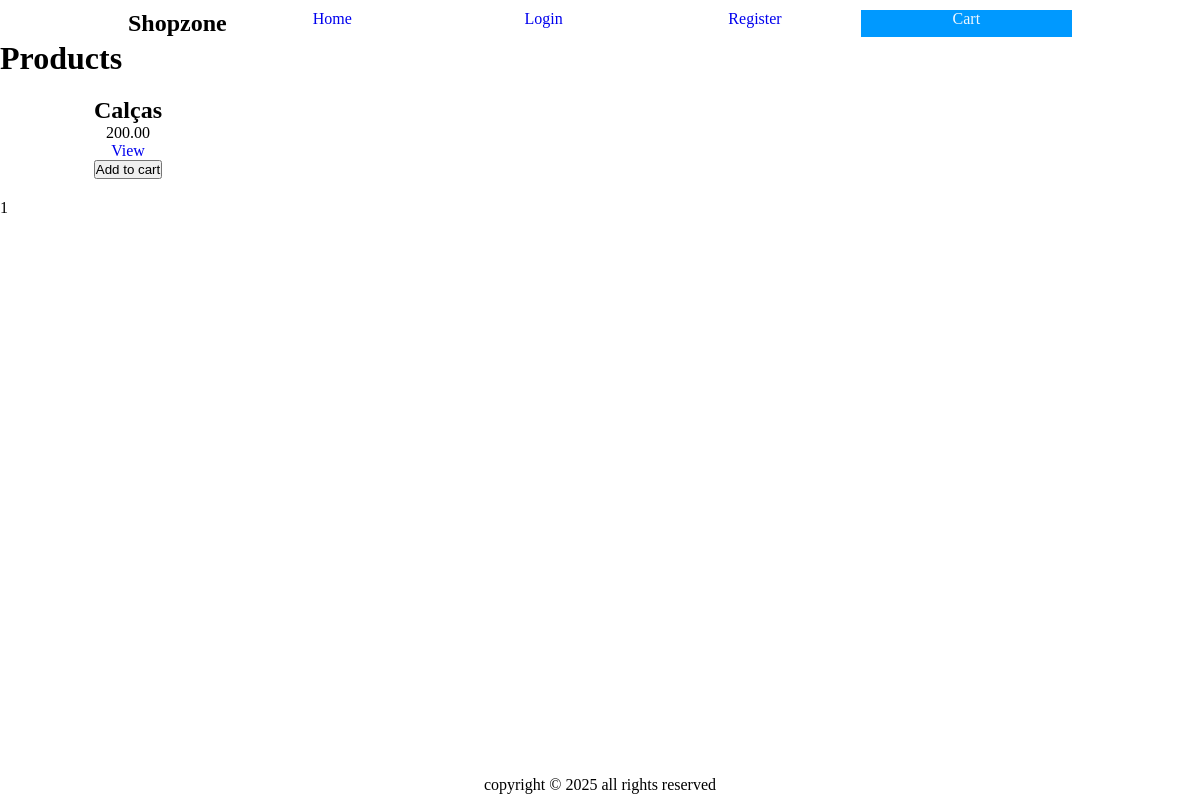
Before: / with the older database file.
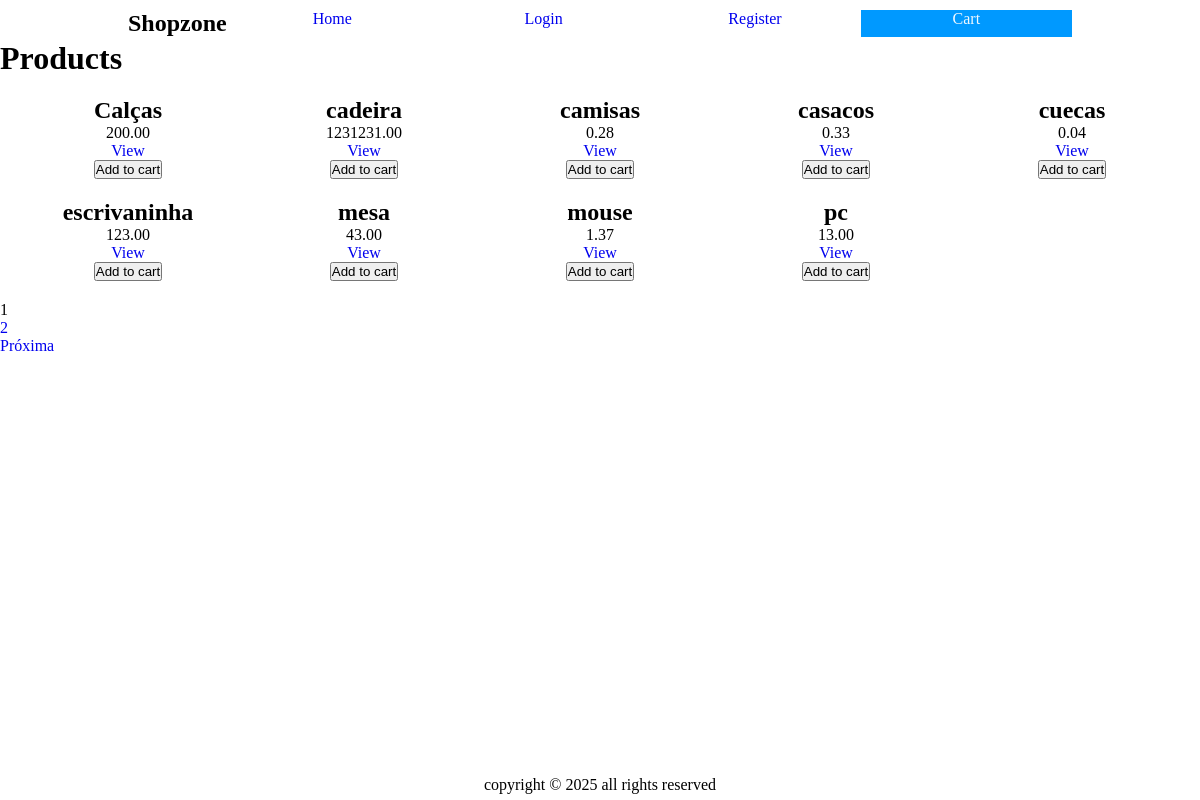
After: the same page with the newer database file.
### product/models.py (models this page shows, shortened)
class Product(models.Model):
    name = models.CharField(max_length=63)
    description = models.CharField(max_length=255)
    price = models.DecimalField(max_digits=10, decimal_places=2)
    stock = models.IntegerField(blank=False)

### store/views.py (the view)
# urls.py: path('', views.index, name='index'),
def  index(request):
    products_list = Product.objects.all().order_by('name')
    paginator = Paginator(products_list, 9)
    page_number = request.GET.get('page')
    products = paginator.get_page(page_number)
    return render(request, 'store/index.html', {'products':products})

### store/templates/store/index.html (shortened to what this page needs)
{% extends "base.html" %}
{% load static %}
{% block extra_css %}
  <link rel="stylesheet" href="{% static 'css/index.css' %}">
{% endblock %}
{% block content %}
    <h1>Products</h1>
    {% if products %}
        <div class="product-grid">
            {% for product in products %}
            <div class="product-card">
                <h2>{{ product.name }}</h2>
                <p>{{ product.price }}</p>
                <a href="{% url 'product_detail' product.id %}"> View </a>
                <form action="{% url 'add_to_cart' product.id %}" method="post">
                    <button type="submit"> Add to cart </button>
                </form>
            </div>
            {% endfor %}
        </div>
         <div class="pagination">
            {% for num in products.paginator.page_range %}
            {% if products.number == num %}
                <span class="active">{{ num }}</span>
            {% else %}
                <a href="?page={{ num }}">{{ num }}</a>
            {% endif %}
            {% endfor %}
            {% if products.has_next %}
            <a href="?page={{ products.next_page_number }}">Próxima</a>
            {% endif %}
        </div>
    {% else %}
        <p>Nenhum produto encontrado </p>
    {% endif %}
{% endblock %}

### templates/base.html (shortened to what this page needs)
{% load static %}
<!DOCTYPE html>
<html lang="en">
<head>
    <link rel="stylesheet" href="{% static 'css/base.css' %}">
    {% block extra_css %}{% endblock %}
</head>
<body>
    <header>
        <nav>
            {% if user.is_authenticated %}
                <div>
                    <H2>Shopzone</H2>
                    <a href="{% url 'index'%}"> Home </a>
                    <a href="{% url 'profile_view' %}"> Customer area</a>
                    <a href="{% url 'logout' %}"> Logout</a>
                    <a id='cart' href="{% url 'cart_view' %}"> Cart </a>
                </div>
            {% else %}
                <div>
                    <H2>Shopzone</H2>
                    <a href="{% url 'index'%}"> Home </a>
                    <a href="{% url 'login' %}"> Login </a>
                    <a href="{% url 'register' %}"> Register </a>
                    <a id="cart" href="{% url 'cart_view' %}"> Cart </a>
                </div>
            {% endif %}
        </nav>
    </header>
    <main>
        {% block content %}{% endblock %}
    </main>
    <footer>
        <p>copyright © 2025 all rights reserved</p>
    </footer>
</body>
</html>

### static/css/base.css (style rules this page uses)
* { box-sizing: border-box; margin: 0; padding: 0; }
body { height: 100vh; width: 100vw; display: flexbox; }
header { height: 5vh; padding: 10px; display: flex; justify-content: center; text-align: center; }
nav { width: 80%; justify-content: space-between; }
nav > div { display: flex; flex-direction: row; justify-content: space-between; text-align: center; }
main { height: 92vh; }
footer { height: 3vh; text-align: center; justify-content: center; }
a { display: block; width: 100%; text-decoration: none; }
#cart { background-color: rgb(0, 153, 255); color: aliceblue; }

### static/css/index.css (style rules this page uses)
.product-grid { display: grid; grid-template-columns: repeat(auto-fill, minmax(200px, 1fr)); gap: 20px; padding: 20px; }
.product-card { text-align: center; }

Changed rows visible on the page:
added Product: name "cadeira", price "1231231.00"
added Product: name "camisas", price "0.28"
added Product: name "casacos", price "0.33"
added Product: name "cuecas", price "0.04"
added Product: name "escrivaninha", price "123.00"
added Product: name "mesa", price "43.00"
added Product: name "mouse", price "1.37"
added Product: name "pc", price "13.00"
Other visible differences:
new list line: "2"
text now shown: "Próxima"
